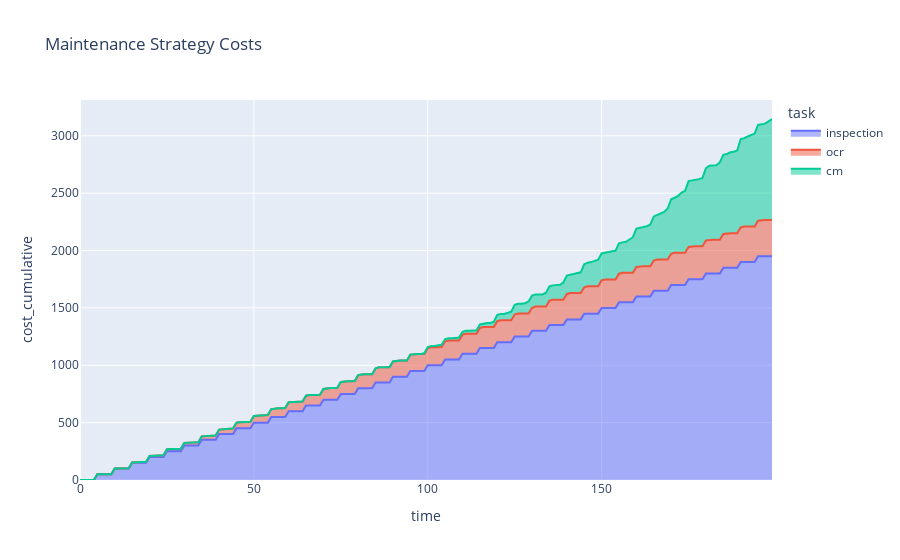

Notebook source saved alongside this figure:
### Code cell
fig = px.area(df, x="time", y="cost_cumulative", color="task", title='Maintenance Strategy Costs')
fig.show()

### Figure 1 — Plotly figure (JSON) as saved in the notebook; plotly's stock layout.template omitted (floating-point values rounded to 4 significant figures; data arrays with more than 128 entries replaced by an {"elided": "..."} marker saying what was removed)
{"data": [{"hovertemplate": "task=inspection<br>time=%{x}<br>cost_cumulative=%{y}<extra></extra>", "legendgroup": "inspection", "line": {"color": "#636efa"}, "mode": "lines", "name": "inspection", "orientation": "v", "showlegend": true, "stackgroup": "1", "type": "scatter", "x": {"elided": "200 int values"}, "xaxis": "x", "y": {"elided": "200 int values"}, "yaxis": "y"}, {"hovertemplate": "task=ocr<br>time=%{x}<br>cost_cumulative=%{y}<extra></extra>", "legendgroup": "ocr", "line": {"color": "#EF553B"}, "mode": "lines", "name": "ocr", "orientation": "v", "showlegend": true, "stackgroup": "1", "type": "scatter", "x": {"elided": "200 int values"}, "xaxis": "x", "y": {"elided": "200 float values"}, "yaxis": "y"}, {"hovertemplate": "task=cm<br>time=%{x}<br>cost_cumulative=%{y}<extra></extra>", "legendgroup": "cm", "line": {"color": "#00cc96"}, "mode": "lines", "name": "cm", "orientation": "v", "showlegend": true, "stackgroup": "1", "type": "scatter", "x": {"elided": "200 int values"}, "xaxis": "x", "y": {"elided": "200 int values"}, "yaxis": "y"}], "layout": {"legend": {"title": {"text": "task"}, "tracegroupgap": 0}, "title": {"text": "Maintenance Strategy Costs"}, "xaxis": {"anchor": "y", "domain": [0, 1], "title": {"text": "time"}}, "yaxis": {"anchor": "x", "domain": [0, 1], "title": {"text": "cost_cumulative"}}}}
